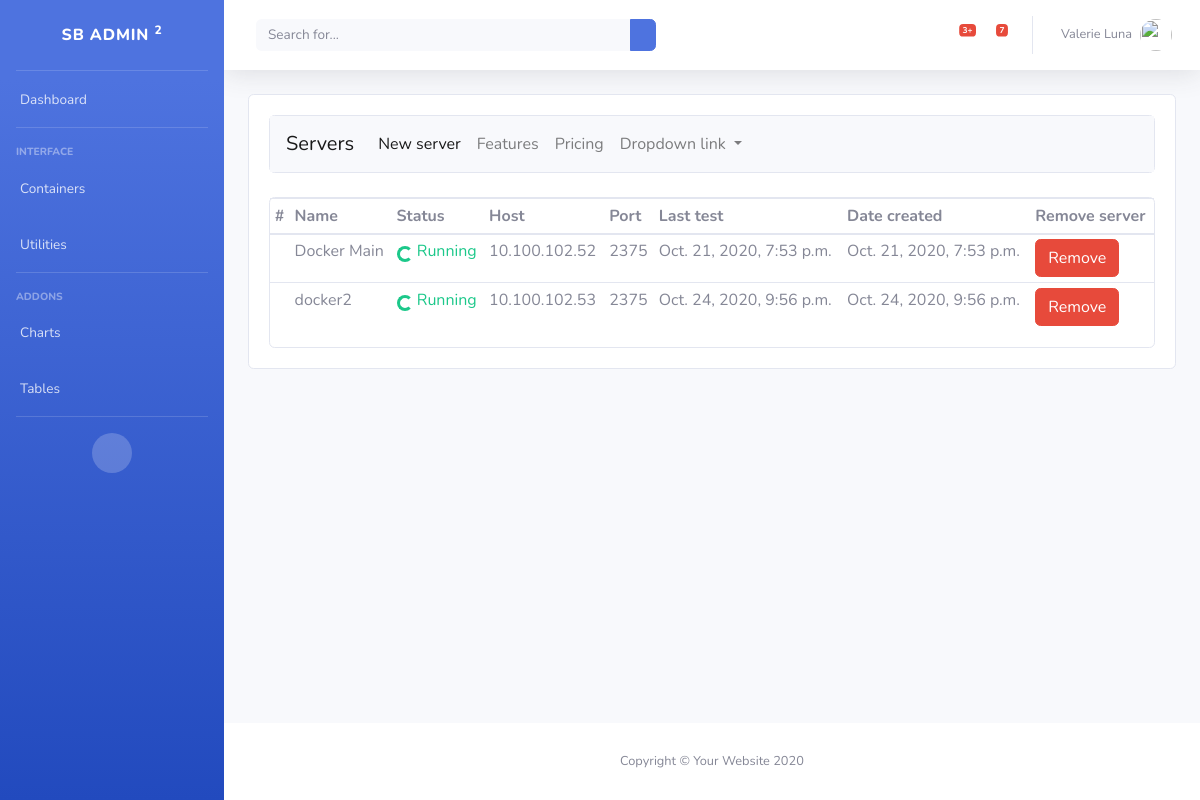
Screenshot of /servers/ with the database file from the repository.
### servers/models.py (models this page shows, shortened)
class server(models.Model):
    name = models.CharField(max_length=250, unique=True, default=None)
    host = models.CharField(max_length=50, primary_key=True, unique=True)
    port = models.PositiveIntegerField()
    dateCreated = models.DateTimeField(auto_now_add=True, blank=True)
    lastCheck = models.DateTimeField(auto_now_add=True)
    status = models.BooleanField(default=False, editable=False)

### servers/views.py (the view)
# urls.py: path('', views.index, name="index_containers"),
def index(request):
    servers = server.objects.all()
    data = {"title":"servers", "servers":servers}
    return render(request, 'servers.html', data)

### servers/templates/servers.html (shortened to what this page needs)
{%extends 'base_servers.html'%}
{%block servers%}
    <table class="table table-hover table-sm">
      <thead>
        <tr>
          <th scope="col">#</th>
          <th scope="col">Name</th>
          <th scope="col">Status</th>
          <th scope="col">Host</th>
          <th scope="col">Port</th>
          <th scope="col">Last test</th>
          <th scope="col">Date created</th>
          <th scope="col">Remove server</th>
        </tr>
      </thead>
      <tbody>
      {%for server in servers%}
        <tr>
          <th scope="row">{{loop.index}}</th>
          <td>{{server.name}}</td>
          <td>
            {%if server.status == True%}
              <div class="spinner-border spinner-border-sm text-success" role="status">
              </div>
              <span class="text text-success"> Running</span>
            {%else%}
              <div class="spinner-grow text-danger" role="status">
                <span class="sr-only">Up</span>
              </div>
            {%endif%}
          </td>
          <td>{{server.host}}</td>
          <td>{{server.port}}</td>
          <td>{{server.lastCheck}}</td>
          <td>{{server.dateCreated}}</td>
          <td>
            <form method="post" action="{% url 'remove_server'%}" >
              <input class="btn btn-danger" value="Remove" type="submit">
            </form>
          </td>
        </tr>
      {%endfor%}
      </tbody>
    </table>
{%endblock%}

### rows the page displays
server: name "Docker Main", status True (drawn), host "10.100.102.52", port "2375", lastCheck "Oct. 21, 2020, 7:53 p.m.", dateCreated "Oct. 21, 2020, 7:53 p.m."
server: name "docker2", status True (drawn), host "10.100.102.53", port "2375", lastCheck "Oct. 24, 2020, 9:56 p.m.", dateCreated "Oct. 24, 2020, 9:56 p.m."
